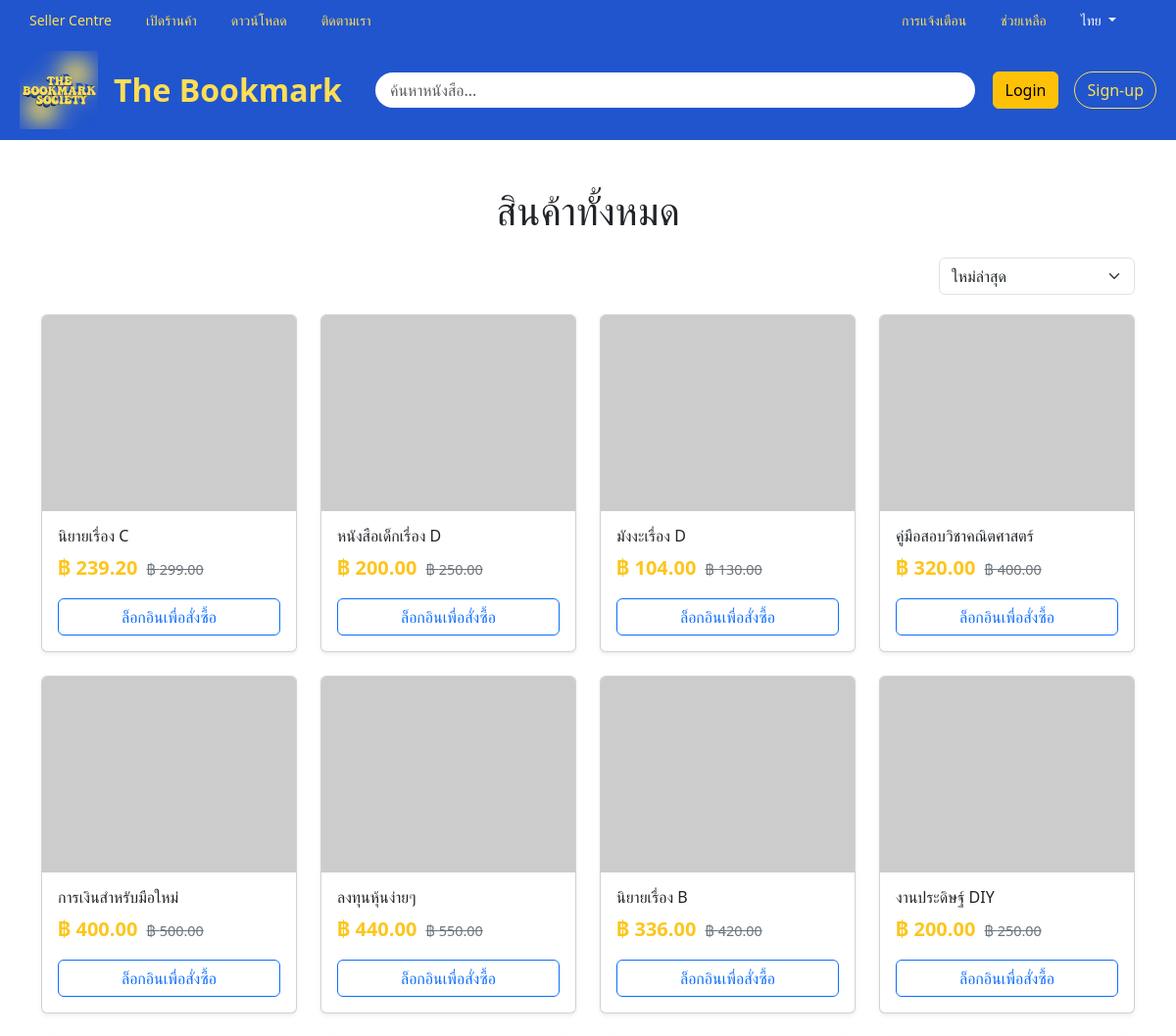
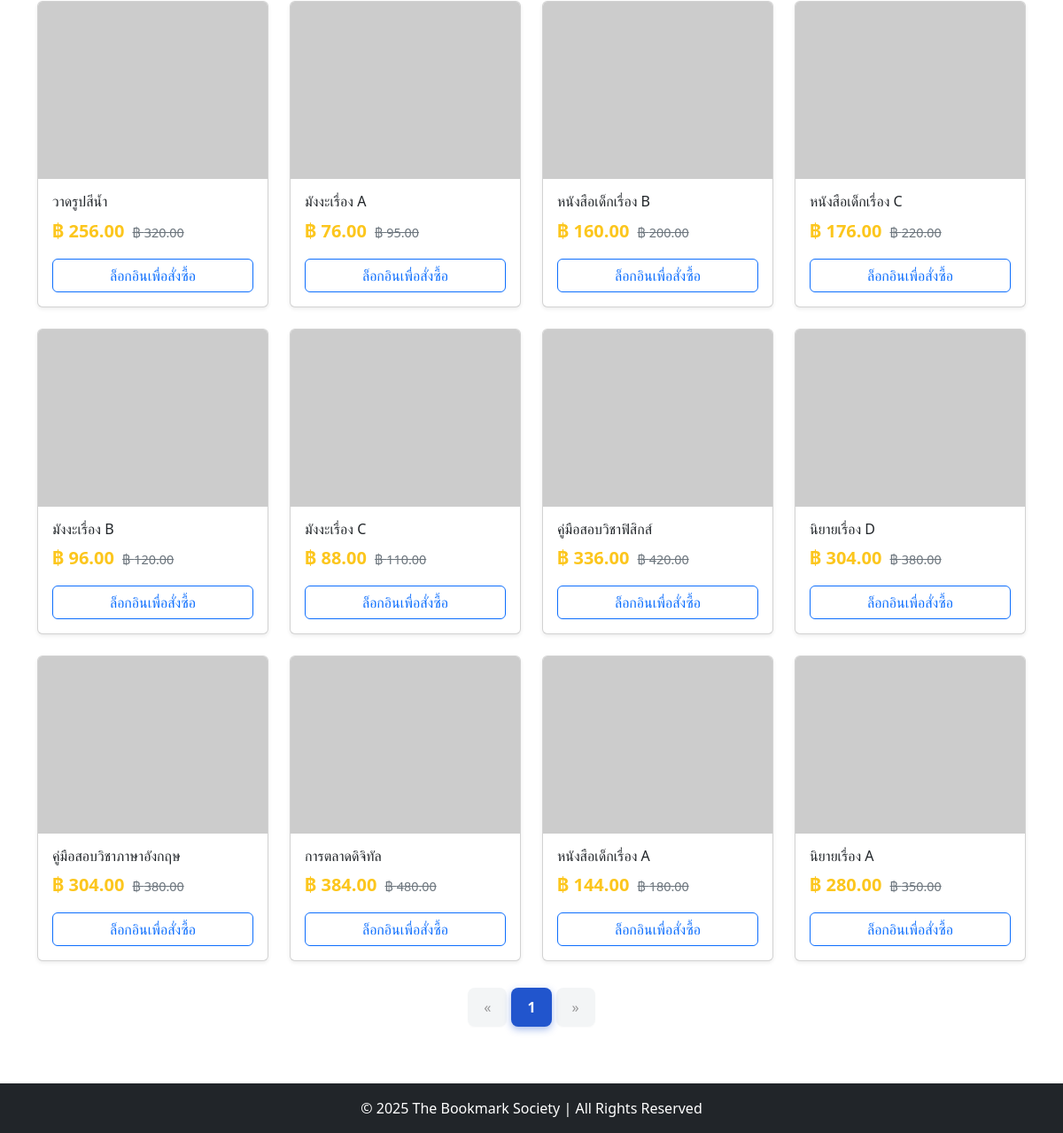
Page /pages/all_products.php on the earlier database version (2 pictures, top to bottom).
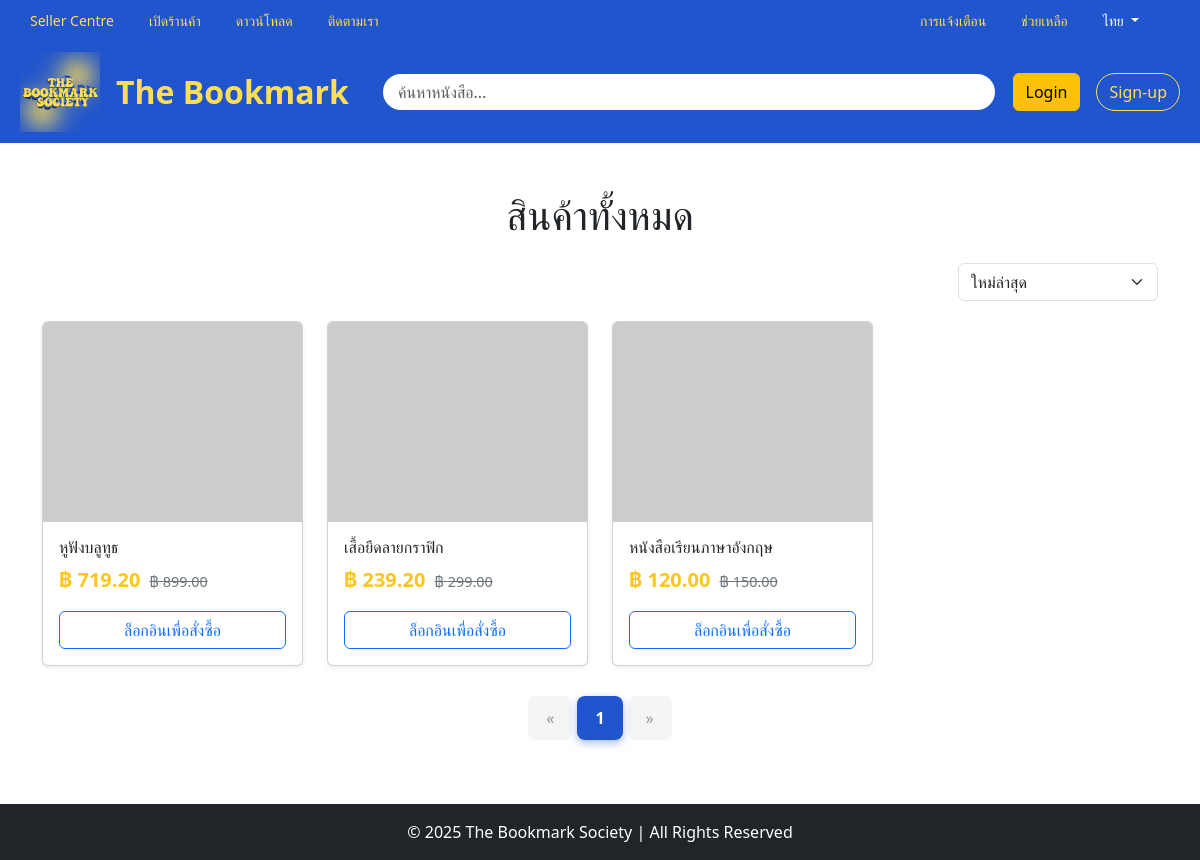
Same page on the later database version.
### tables this page shows
CREATE TABLE `products` (
  `id` int(11) NOT NULL,
  `category_id` int(11) NOT NULL,
  `title` varchar(255) NOT NULL,
  `price` decimal(10,2) NOT NULL DEFAULT 0.00,
  `stock` int(11) NOT NULL DEFAULT 0,
  `image_url` varchar(255) DEFAULT NULL,
  `created_at` timestamp NOT NULL DEFAULT current_timestamp()
);

### pages/fetch_products.php (the view, shortened to what this page needs)
<?php
include '../config/connectdb.php';
$is_logged_in = isset($_SESSION['role']);
$limit = 20;
$page = isset($_GET['page']) ? (int)$_GET['page'] : 1;
$page = max($page, 1);
$offset = ($page - 1) * $limit;
$sort = $_GET['sort'] ?? 'random';
switch ($sort) {
    case 'random':
    default:           $order_sql = "ORDER BY RAND()"; break;
}
$query = "SELECT * FROM products $order_sql LIMIT $limit OFFSET $offset";
$result = mysqli_query($conn, $query);
$products = mysqli_fetch_all($result, MYSQLI_ASSOC);
function getProductImageUrl(string $title): string {
    return "https://picsum.photos/300/200?random=" . crc32($title);
}
?>
<?php if (!empty($products)): ?>
<div class="row row-cols-1 row-cols-sm-2 row-cols-md-3 row-cols-lg-4 g-4 mb-4">
    <?php foreach ($products as $product): ?>
        <div class="col">
            <div class="card product-card h-100 shadow-sm">
                <img src="<?= getProductImageUrl($product['title']) ?>"
                     class="card-img-top"
                     alt="<?= htmlspecialchars($product['title']) ?>">
                <div class="card-body">
                    <h5 class="card-title fs-6"><?= htmlspecialchars($product['title']) ?></h5>
                    <div class="mt-2 mb-3">
                        <span class="product-price-new">฿ <?= number_format($product['price'] * 0.8, 2) ?></span>
                        <span class="product-price-old">฿ <?= number_format($product['price'], 2) ?></span>
                    </div>
                    <?php if ($is_logged_in): ?>
                        <form action="../cart/add.php" method="POST" class="d-grid gap-2">
                            <input type="hidden" name="product_id" value="<?= $product['id'] ?>">
                            <button type="submit" class="btn btn-primary">เพิ่มลงตะกร้า</button>
                        </form>
                    <?php else: ?>
                        <a href="../auth/login.php" class="btn btn-outline-primary d-grid gap-2">ล็อกอินเพื่อสั่งซื้อ</a>
                    <?php endif; ?>
                </div>
            </div>
        </div>
    <?php endforeach; ?>
</div>
<?php
$count_query = "SELECT COUNT(*) AS total FROM products";
$count_result = mysqli_query($conn, $count_query);
$total_rows = mysqli_fetch_assoc($count_result)['total'];
$total_pages = ceil($total_rows / $limit);
$visible_pages = 5;
$half = floor($visible_pages / 2);
$start_page = max(1, $page - $half);
$end_page = min($total_pages, $page + $half);
if ($page <= $half) $end_page = min($visible_pages, $total_pages);
if ($page > $total_pages - $half) $start_page = max(1, $total_pages - $visible_pages + 1);
?>
<nav class="pagination-wrapper">
    <ul class="pagination">
        <li class="page-item <?= ($page <= 1) ? 'disabled' : '' ?>">
            <a class="page-link" href="?page=<?= max(1,$page-1) ?>&sort=<?= $sort ?>">«</a>
        </li>
        <?php
        for ($i=$start_page; $i<=$end_page; $i++) {
            $active = ($i==$page)?'active':'';
            echo '<li class="page-item '.$active.'"><a class="page-link" href="?page='.$i.'&sort='.$sort.'">'.$i.'</a></li>';
        }
        ?>
        <li class="page-item <?= ($page >= $total_pages) ? 'disabled' : '' ?>">
            <a class="page-link" href="?page=<?= min($total_pages,$page+1) ?>&sort=<?= $sort ?>">»</a>
        </li>
    </ul>
</nav>
<?php else: ?>
<p class="text-center">ไม่พบสินค้าในระบบ</p>
<?php endif; ?>

### pages/all_products.php (shortened to what this page needs)
<?php
require_once 'products.php';
?>
<!doctype html>
<html lang="th">
<head>
<link href="https://cdn.jsdelivr.net/npm/bootstrap@5.3.3/dist/css/bootstrap.min.css" rel="stylesheet">
</head>
<body>
<?php include '../includes/navbar.php'; ?>
<div class="container mt-5 mb-5">
<h1 class="text-center mb-4">สินค้าทั้งหมด</h1>
<form id="sort-form" class="sort-bar">
    <select name="sort" class="form-select">
        <option value="newest">ใหม่ล่าสุด</option>
    </select>
</form>
<div id="product-list">
    <?php include 'fetch_products.php'; ?>
</div>
</div>
<?php include '../includes/footer.php'; ?>
</body>
</html>

### includes/navbar.php (shortened to what this page needs)
<?php
$cartCount = isset($_SESSION['cart']) ? array_sum($_SESSION['cart']) : 0;
?>
<nav class="navbar navbar-expand-lg navbar-custom">
    <div class="container-fluid">
        <a class="nav-link" href="#">Seller Centre</a>
        <a class="nav-link" href="#">เปิดร้านค้า</a>
        <a class="nav-link" href="#">ดาวน์โหลด</a>
        <span class="nav-link">ติดตามเรา</span>
        <div class="ms-auto d-flex align-items-center">
            <a class="nav-link" href="#">การแจ้งเตือน</a>
            <a class="nav-link" href="#">ช่วยเหลือ</a>
        </div>
        <div class="dropdown me-3">
            <a class="nav-link dropdown-toggle text-white" href="#" role="button" data-bs-toggle="dropdown">
                ไทย
            </a>
        </div>
    </div>
</nav>
<nav class="navbar navbar-expand-lg navbar-custom1">
  <div class="container-fluid d-flex align-items-center justify-content-between">
      <a href="index.php" class="d-flex align-items-center text-decoration-none me-3">
          <img src="../assets/logo/2.png" style="width:80px; height:80px;">
          <span class="ms-3 fs-2 fw-bold" style="color:#FDDE55;">The Bookmark</span>
      </a>
      <div class="position-relative flex-grow-1 mx-3">
        <input id="searchInput"
               class="form-control"
               type="text"
               placeholder="ค้นหาหนังสือ..."
               aria-label="Search"
               autocomplete="off">
      </div>
      <div class="text-end d-flex align-items-center gap-3">
          <?php if (isset($_SESSION['user_id'])): ?>
              <button id="cartButton"
                      class="cart-btn btn btn-outline-light position-relative"
                      aria-controls="cartOffcanvas"
                      aria-expanded="false"
                      aria-label="Shopping cart"
                      onclick="window.location.href='../cart/cart.php'">
                  <svg viewBox="0 0 26.6 25.6" width="24" height="24">
                      <polyline fill="none" points="2 1.7 5.5 1.7 9.6 18.3 21.2 18.3 24.6 6.1 7 6.1"
                                  stroke="white" stroke-linecap="round" stroke-linejoin="round"
                                  stroke-miterlimit="10" stroke-width="2.5"></polyline>
                      <circle cx="10.7" cy="23" r="2.2" fill="white"></circle>
                      <circle cx="19.7" cy="23" r="2.2" fill="white"></circle>
                  </svg>
                  <span id="cartCount" class="position-absolute top-0 start-100 translate-middle badge rounded-pill bg-danger">
                      <?= $cartCount ?>
                  </span>
              </button>
              <div class="dropdown">
                  <a href="#" class="d-flex align-items-center text-white text-decoration-none dropdown-toggle" id="avatarDropdown" data-bs-toggle="dropdown" aria-expanded="false">
                      <img src="https://down-th.img.susercontent.com/file/6109d8ed7204998f787c35686d70229e_tn"
                           alt="avatar" width="40" height="40" class="rounded-circle">
                  </a>
                  <ul class="dropdown-menu dropdown-menu-end" aria-labelledby="avatarDropdown">
                      <li><a class="dropdown-item" href="#">โปรไฟล์</a></li>
                      <li><a class="dropdown-item" href="#">การตั้งค่า</a></li>
                      <li><hr class="dropdown-divider"></li>
                      <li><a class="dropdown-item" href="../auth/logout.php">ออกจากระบบ</a></li>
                  </ul>
              </div>
          <?php else: ?>
              <a href="../auth/login.php" class="btn btn-warning">Login</a>
              <a href="../auth/sign-up.php" class="btn btn-outline-warning">Sign-up</a>
          <?php endif; ?>
      </div>
  </div>
</nav>

### includes/footer.php
<footer class="bg-dark text-white text-center py-3 mt-4">
    <p class="mb-0">&copy; <?php echo date("Y"); ?> The Bookmark Society | All Rights Reserved</p>
</footer>

### pages/all_products.php (style rules this page uses)
.product-card .card-img-top { height: 200px; object-fit: cover; }
.product-price-new { font-size:1.25em;font-weight:700;color:#FCC61D;margin-right:5px; }
.product-price-old { font-size:0.9em;text-decoration:line-through;color:#6c757d; }
.sort-bar { display:flex; justify-content:end; gap:10px; margin-bottom:20px; }
.sort-bar select { width:200px; }
.pagination { display:inline-flex; justify-content:center; align-items:center; list-style:none; gap:6px; padding:0; }
.pagination .page-item .page-link { border:none; background:#f1f3f5; color:#333; font-weight:500; padding:10px 18px; border-radius:8px; transition:all .25s; box-shadow:0 1px 2px rgba(0,0,0,.05); }
.pagination .page-item.active .page-link { background:#2155CD; color:#fff; font-weight:bold; box-shadow:0 3px 8px rgba(33,85,205,.4); }
.pagination .page-item.disabled .page-link { opacity:.5; cursor:not-allowed; background:#e9ecef; }
nav.pagination-wrapper { display:flex; justify-content:center; margin-top:30px; }

### includes/navbar.php (style rules this page uses)
.navbar-custom { background-color: #2155CD; border-bottom: 1px solid #2155CD; padding: 10px 8px; }
.navbar-custom1 { background-color: #2155CD; border-bottom: 1px solid #2155CD; padding: 10px 8px; }
.navbar-custom .nav-link { color: #FDDE55; font-size: 14px; margin-right: 15px; padding: 0 10px; }
#searchInput { border-radius: 25px; padding-left: 15px; border: 2px solid transparent; transition: all 0.3s ease; }
.btn-outline-warning { border-color: #FDDE55; color: #FDDE55; border-radius: 25px; }

Differences in the rows shown:
removed products: title "นิยายเรื่อง C", $product['price']*0.8 "239.20", price "299.00"
removed products: title "หนังสือเด็กเรื่อง D", $product['price']*0.8 "200.00", price "250.00"
removed products: title "มังงะเรื่อง D", $product['price']*0.8 "104.00", price "130.00"
removed products: title "คู่มือสอบวิชาคณิตศาสตร์", $product['price']*0.8 "320.00", price "400.00"
removed products: title "การเงินสำหรับมือใหม่", $product['price']*0.8 "400.00", price "500.00"
removed products: title "ลงทุนหุ้นง่ายๆ", $product['price']*0.8 "440.00", price "550.00"
removed products: title "นิยายเรื่อง B", $product['price']*0.8 "336.00", price "420.00"
removed products: title "งานประดิษฐ์ DIY", $product['price']*0.8 "200.00", price "250.00"
removed products: title "วาดรูปสีน้ำ", $product['price']*0.8 "256.00", price "320.00"
removed products: title "มังงะเรื่อง A", $product['price']*0.8 "76.00", price "95.00"
removed products: title "หนังสือเด็กเรื่อง B", $product['price']*0.8 "160.00", price "200.00"
removed products: title "หนังสือเด็กเรื่อง C", $product['price']*0.8 "176.00", price "220.00"
removed products: title "มังงะเรื่อง B", $product['price']*0.8 "96.00", price "120.00"
removed products: title "มังงะเรื่อง C", $product['price']*0.8 "88.00", price "110.00"
removed products: title "คู่มือสอบวิชาฟิสิกส์", $product['price']*0.8 "336.00", price "420.00"
removed products: title "นิยายเรื่อง D", $product['price']*0.8 "304.00", price "380.00"
removed products: title "คู่มือสอบวิชาภาษาอังกฤษ", $product['price']*0.8 "304.00", price "380.00"
removed products: title "การตลาดดิจิทัล", $product['price']*0.8 "384.00", price "480.00"
removed products: title "หนังสือเด็กเรื่อง A", $product['price']*0.8 "144.00", price "180.00"
removed products: title "นิยายเรื่อง A", $product['price']*0.8 "280.00", price "350.00"
added products: title "หูฟังบลูทูธ", $product['price']*0.8 "719.20", price "899.00"
added products: title "เสื้อยืดลายกราฟิก", $product['price']*0.8 "239.20", price "299.00"
added products: title "หนังสือเรียนภาษาอังกฤษ", $product['price']*0.8 "120.00", price "150.00"
